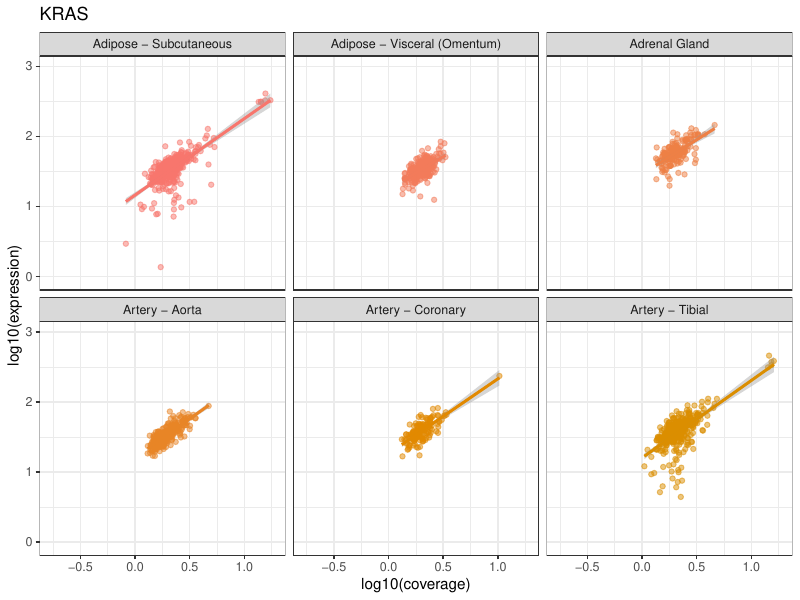

Generate this figure with R:
library(recount3)
library(snapcount)
library(tidyverse)
library(ggforce)
library(DESeq2)
theme_set(theme_bw())

genes = c("CD99", "ACTB", "TBP", "GAPDH", "TFRC", "KRAS", "TP53", "EGFR", "MTOR", "POLE4")

analysis = data.frame(gene = character(),
                      expression = numeric(),
                      coverage = numeric(),
                      tissue = character())
for(g in genes) {
  cat(g, "\n")
  sb <- QueryBuilder(compilation="gtex", regions=g)
  gene.query <- query_gene(sb)
  gene.phenotype = data.frame(colData(gene.query))
  gene.genotype = data.frame(rowData(gene.query))
  gene.expression = assays(gene.query)$counts
  gene.length = as.numeric(strsplit(gene.genotype$gene_id.gene_name.gene_type.bp_length, ":")[[1]][4])
  
  
  gene_analysis = data.frame(gene = g,
                            expression = gene.expression[1 ,] / gene.length, #divide expression by number of bases in gene. 
                            coverage = gene.phenotype$bases / (3.2 * 10^9), #not right
                            tissue = gene.phenotype$Body_Site)
  
  analysis = rbind(analysis, gene_analysis)
}

pdf("gene_normalization.pdf", width = 8, height = 6)
for(page in 1:9) {
  plot_df = analysis %>% filter(gene == "KRAS")
  g = ggplot(plot_df, aes(x = log10(coverage), y = log10(expression), color = tissue)) +
        geom_point(alpha = .5, show.legend = FALSE) + 
        geom_smooth(method = "lm", show.legend = FALSE) + ggtitle("KRAS") +
        facet_wrap_paginate(~tissue, ncol = 3, nrow = 2, page = page)
  print(g)
}
dev.off()



coefs_analysis = expand.grid(tissue = unique(analysis$tissue),
                             gene = genes)
coefs_analysis$coef = NA
coefs_analysis$n_samples = NA
coefs_analysis$expr_level = NA

for(i in 1:nrow(coefs_analysis)) {
  t = coefs_analysis$tissue[i]
  g = coefs_analysis$gene[i]
  tissue_analysis = analysis %>% filter(tissue == t & gene == g)
  tissue_analysis$logExpression = log10(tissue_analysis$expression)
  tissue_analysis$logCoverage = log10(tissue_analysis$coverage)
  model = lm(logExpression ~ logCoverage, tissue_analysis)
  coefs_analysis$coef[i] = model$coefficients["logCoverage"]
  coefs_analysis$n_samples[i] = nrow(tissue_analysis)
  coefs_analysis$expr_level[i] = predict.lm(model, data.frame(logCoverage = c(.25)))
}

coefs_analysis = coefs_analysis %>% filter(n_samples >= 50)
pdf("gene_normalization_coefs.pdf", width=8, height=8)
ggplot(coefs_analysis, aes(coef)) + geom_density() + facet_wrap(~gene) 

coefs_analysis$expr_bin = cut(coefs_analysis$expr_level, breaks = quantile(coefs_analysis$expr_level, seq(0, 1, .2)))
coefs_analysis$expr_bin2 = cut(coefs_analysis$expr_level, breaks = 5)

ggplot(coefs_analysis, aes(coef)) + geom_density() + facet_wrap(~expr_bin) + ggtitle("Bin by expression at .25 log10(coverage)", subtitle = "5 quantiles")
ggplot(coefs_analysis, aes(coef)) + geom_density() + facet_wrap(~expr_bin2) + ggtitle("Bin by expression at .25 log10(coverage)", subtitle = "5 evenly spaced cutoffs")

dev.off()
#global scale factor?

